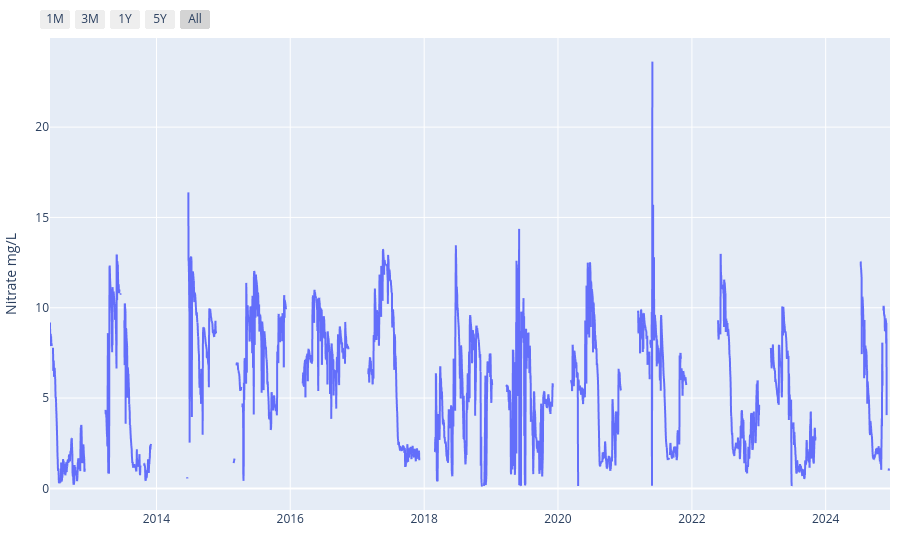

The cell this chart's notebook holds for it:
### Markdown cell above
This is a good site! Long lifespan and really good nitrate sparsity. Display its timeseries:

### Code cell
water.make_site_timeseries_plot(site_uid=uid, value_col="nitrate_con")

### Figure 1 — Plotly figure (JSON) as saved in the notebook; plotly's stock layout.template omitted (floating-point values rounded to 4 significant figures; data arrays with more than 128 entries replaced by an {"elided": "..."} marker saying what was removed)
{"data": [{"hovertemplate": "datetime=%{x}<br>Nitrate mg/L=%{y}<extra></extra>", "legendgroup": "", "line": {"color": "#636efa", "dash": "solid"}, "marker": {"symbol": "circle"}, "mode": "lines", "name": "", "showlegend": false, "type": "scattergl", "x": {"elided": "4585 str values"}, "xaxis": "x", "y": {"elided": "4585 float values"}, "yaxis": "y"}], "layout": {"annotations": [{"font": {"color": "#555", "size": 11}, "showarrow": false, "text": "WQS0003 Daily Avg. Nitrate Concentration", "x": 0.5, "xanchor": "center", "xref": "paper", "y": -0.18, "yref": "paper"}], "legend": {"tracegroupgap": 0}, "margin": {"b": 50, "l": 40, "r": 10, "t": 20}, "xaxis": {"anchor": "y", "domain": [0, 1], "rangeselector": {"buttons": [{"count": 1, "label": "1M", "step": "month", "stepmode": "backward"}, {"count": 3, "label": "3M", "step": "month", "stepmode": "backward"}, {"count": 1, "label": "1Y", "step": "year", "stepmode": "backward"}, {"count": 5, "label": "5Y", "step": "year", "stepmode": "backward"}, {"label": "All", "step": "all"}]}, "title": {}, "type": "date"}, "yaxis": {"anchor": "x", "domain": [0, 1], "fixedrange": true, "title": {"text": "Nitrate mg/L"}}}}
